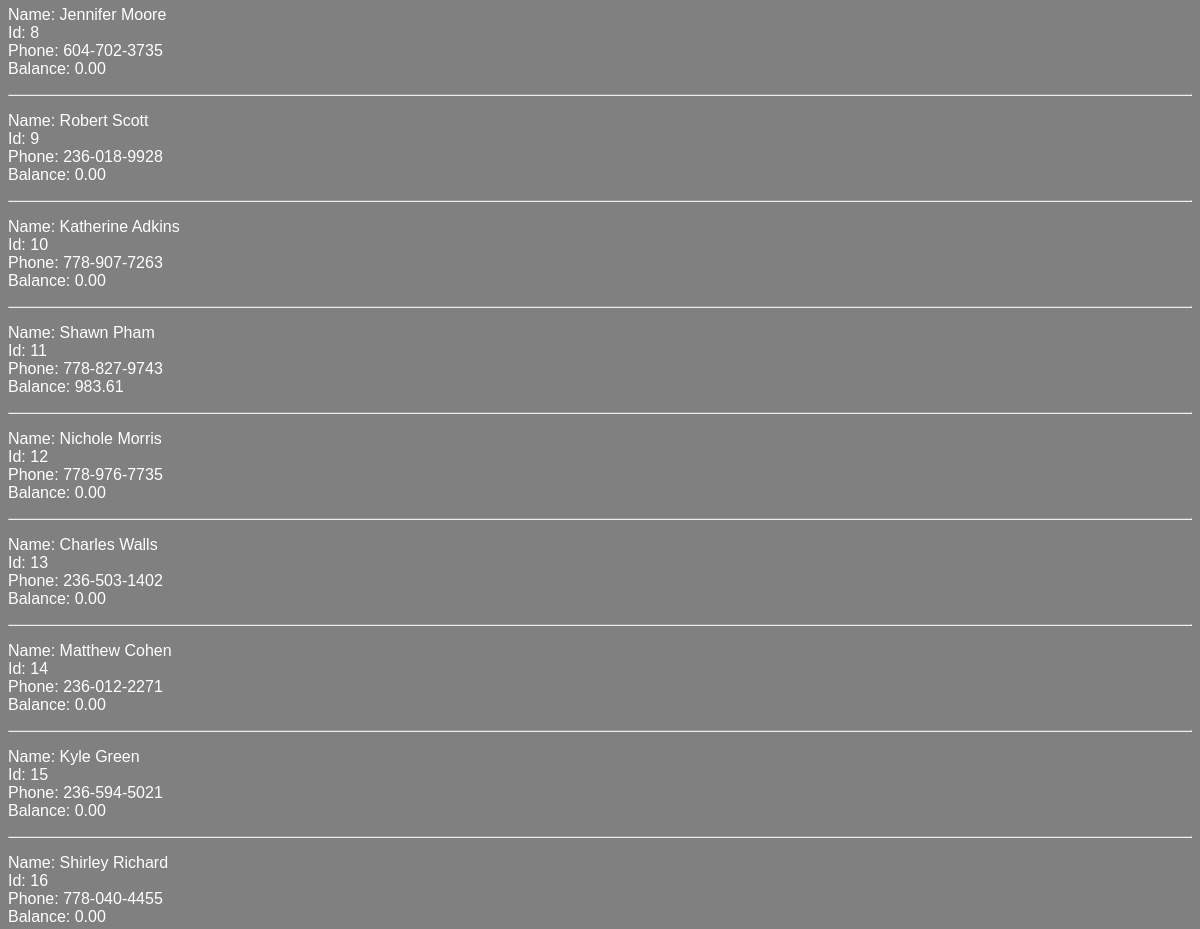
The page /customers (middle part) on the database as committed earlier.
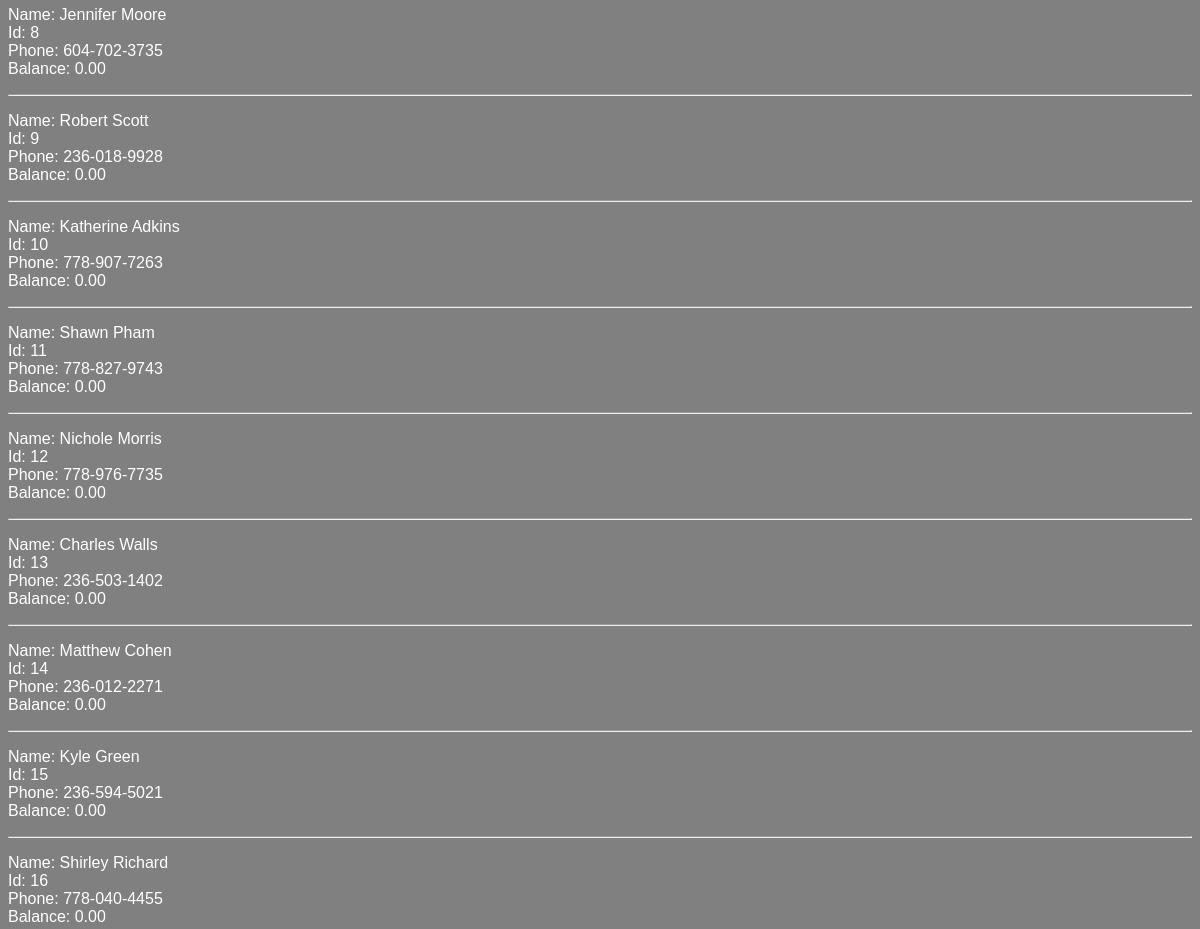
The same page on the database as committed later.
### models.py (models this page shows, shortened)
class Customer(db.Model):
	id = mapped_column(Integer, primary_key=True)
	name = mapped_column(String(200), nullable=False, unique=True)
	phone = mapped_column(String(20), nullable=False)
	balance = mapped_column(DECIMAL(18, 2), nullable=False, default=0)
	orders = relationship("Order")

### routes/html.py (the view)
@html_bp.route('/customers')
def customers():
    customer_list = Customer.query.all()
    return render_template('customers.html', customers=customer_list)

### templates/customers.html (shortened to what this page needs)
{% extends "base.html" %}
{% block content %}
{% for customer in customers %}
<p>
    <span> Name: {{ customer.name }}</span> <br>
    <span>Id: {{ customer.id }}</span> <br>
    <span>Phone: {{ customer.phone }}</span> <br>
    <span>Balance: {{ customer.balance }}</span> <br> <hr>
</p>
{% endfor %}
{% endblock %}

Rows that differ between the two databases and show on the page:
changed Customer "Shawn Pham": balance "983.61" → "0.00"
